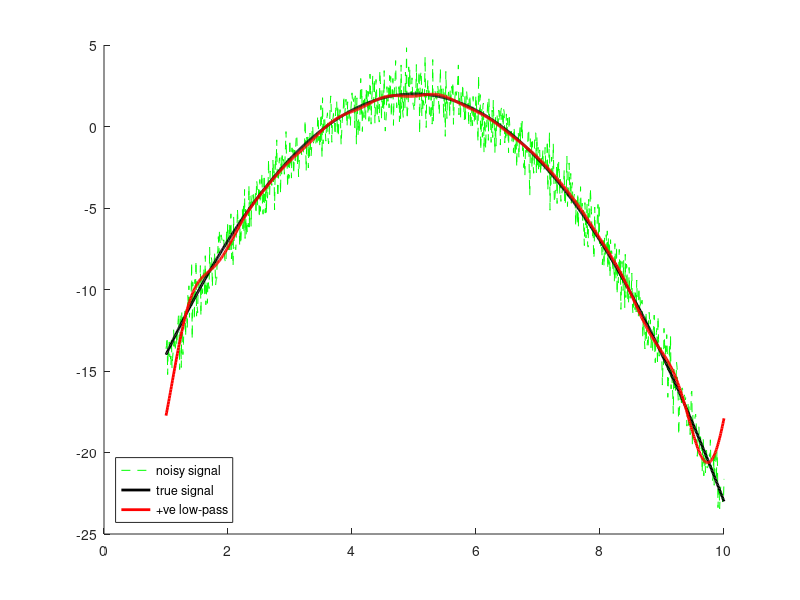

Reproduce this figure in MATLAB.
% Same examples using fftshift 

t = linspace(1,10,1024);
x = -(t-5).^2  + 2; 
y = awgn(x,0.5); % adding noise
Y = fft(y);
Y = fftshift(Y);

r = 20; % range of frequencies we want to preserve

rectangle = zeros(size(Y));
rectangle(size(Y,2)/2-r/2:size(Y,2)/2+r/2) = 1;  % low pass filter design
Y1 = Y.*rectangle;

y_rect = ifft(ifftshift(Y1),1024);   % low-pass filtered signal

hold on;
plot(t,y,'g--'); plot(t,x,'k','LineWidth',2); plot(t,y_rect,'r','LineWidth',2);
legend('noisy signal','true signal','+ve low-pass','full low-pass','Location','southwest')